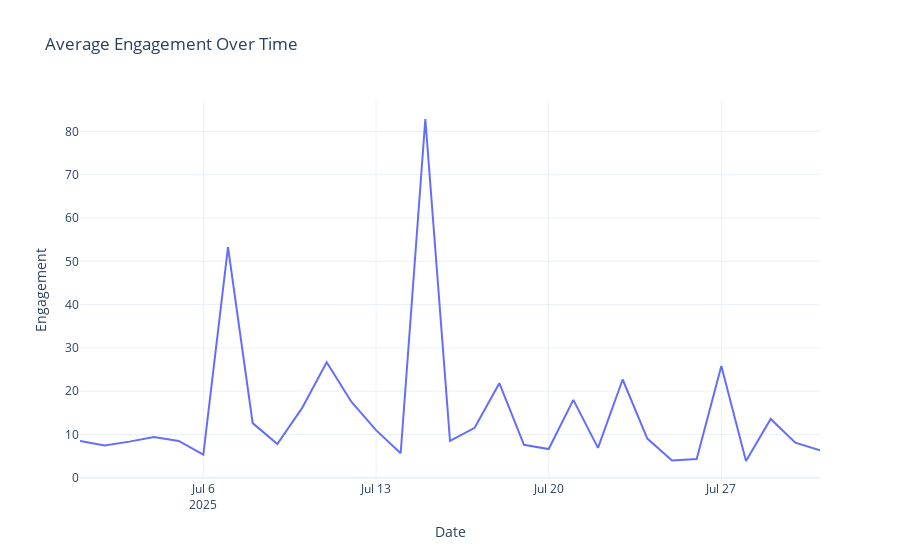

Notebook code for this chart:
### Code cell
# ---------------------------------------------
# Challenge 3: Engagement Metrics Over Time (Optimized for Large Datasets)
# ---------------------------------------------
# This cell visualizes average engagement over time, using efficient filtering and aggregation.
# Optimization: Vectorized groupby, memory management.

# Use the cleaned DataFrame for all analysis
df = df_final

# 1. Efficient Filtering: Only keep stories with valid engagement and dates
df_engagement = df[df['Engagement'].notnull() & df['Parsed Date'].notnull()]

engagement_daily = df_engagement.groupby('Parsed Date')['Engagement'].mean()
plt.figure(figsize=(12,6))
sns.lineplot(x=engagement_daily.index, y=engagement_daily.values, marker='o', color='darkgreen')
plt.title('Average Engagement Over Time')
plt.xlabel('Date')
plt.ylabel('Engagement')
plt.tight_layout()
plt.show()

import plotly.express as px
fig = px.line(x=engagement_daily.index, y=engagement_daily.values,
              title='Average Engagement Over Time',
              labels={'x': 'Date', 'y': 'Engagement'})
fig.update_layout(template='plotly_white')
fig.show()

# Memory usage monitoring and cleanup
import sys
print(f"Memory usage (MB): {sys.getsizeof(df_engagement) / 1e6:.2f}")
del df_engagement

### Figure 1 — Plotly figure (JSON) as saved in the notebook; plotly's stock layout.template omitted (floating-point values rounded to 4 significant figures)
{"data": [{"hovertemplate": "Date=%{x}<br>Engagement=%{y}<extra></extra>", "legendgroup": "", "line": {"color": "#636efa", "dash": "solid"}, "marker": {"symbol": "circle"}, "mode": "lines", "name": "", "orientation": "v", "showlegend": false, "type": "scatter", "x": ["2025-07-01T00:00:00.000000000", "2025-07-02T00:00:00.000000000", "2025-07-03T00:00:00.000000000", "2025-07-04T00:00:00.000000000", "2025-07-05T00:00:00.000000000", "2025-07-06T00:00:00.000000000", "2025-07-07T00:00:00.000000000", "2025-07-08T00:00:00.000000000", "2025-07-09T00:00:00.000000000", "2025-07-10T00:00:00.000000000", "2025-07-11T00:00:00.000000000", "2025-07-12T00:00:00.000000000", "2025-07-13T00:00:00.000000000", "2025-07-14T00:00:00.000000000", "2025-07-15T00:00:00.000000000", "2025-07-16T00:00:00.000000000", "2025-07-17T00:00:00.000000000", "2025-07-18T00:00:00.000000000", "2025-07-19T00:00:00.000000000", "2025-07-20T00:00:00.000000000", "2025-07-21T00:00:00.000000000", "2025-07-22T00:00:00.000000000", "2025-07-23T00:00:00.000000000", "2025-07-24T00:00:00.000000000", "2025-07-25T00:00:00.000000000", "2025-07-26T00:00:00.000000000", "2025-07-27T00:00:00.000000000", "2025-07-28T00:00:00.000000000", "2025-07-29T00:00:00.000000000", "2025-07-30T00:00:00.000000000", "2025-07-31T00:00:00.000000000"], "xaxis": "x", "y": [8.478, 7.455, 8.353, 9.444, 8.5, 5.333, 53.27, 12.63, 7.783, 16.08, 26.7, 17.58, 11.0, 5.667, 82.87, 8.5, 11.54, 21.86, 7.619, 6.643, 18.0, 6.905, 22.7, 9.062, 4.0, 4.357, 25.85, 3.88, 13.59, 8.105, 6.333], "yaxis": "y"}], "layout": {"legend": {"tracegroupgap": 0}, "title": {"text": "Average Engagement Over Time"}, "xaxis": {"anchor": "y", "domain": [0, 1], "title": {"text": "Date"}}, "yaxis": {"anchor": "x", "domain": [0, 1], "title": {"text": "Engagement"}}}}
